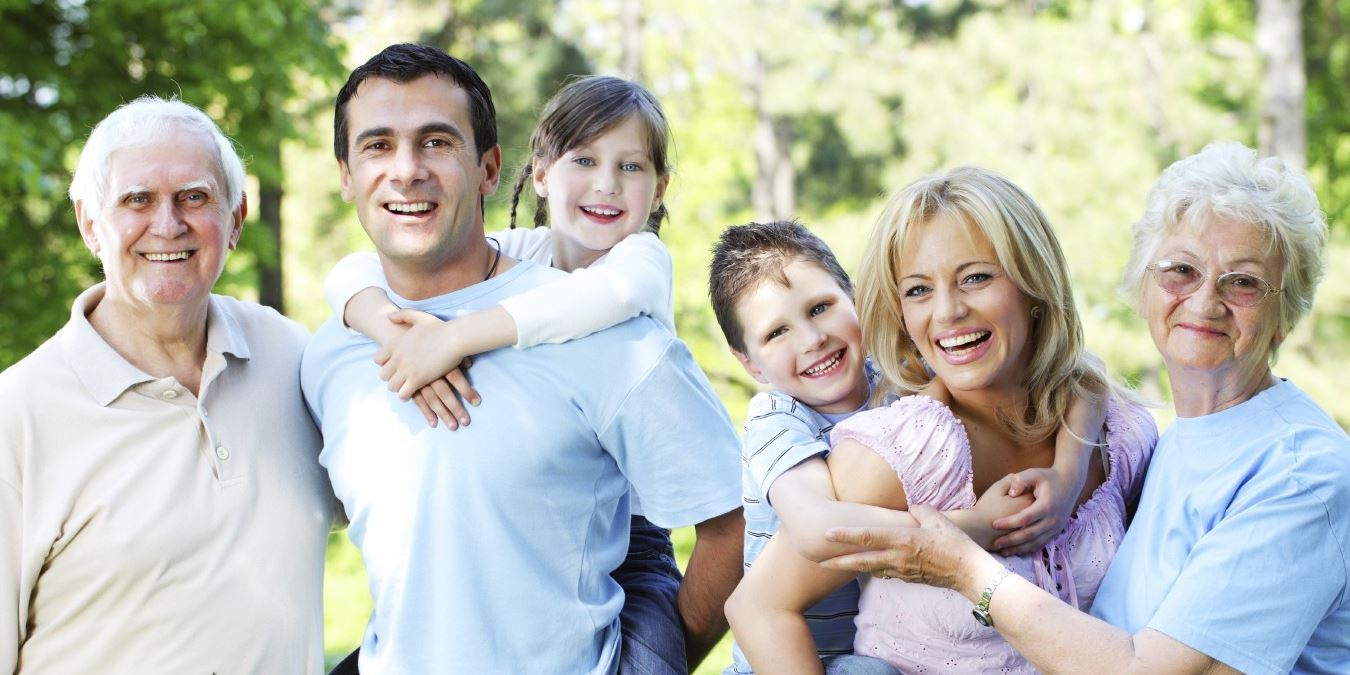
#> input picture test.jpg, 1350 x 675 px
$ python facedetect.py
#> lines starting #> are read from the running program, lines starting #| are printed output that depends on the picture; after the words box and inside, x2 and y2 are one past the last pixel; in counts of white or black regions, pixels touching at a corner belong together
# Opencv kütüphanesini import eder.
import cv2


# Casecade dosyamızı tanımlar.
face_cascade = cv2.CascadeClassifier('haarcascade_frontalface_default.xml')

# Fotoğrafımızı okuyup bir değişkene atadık
img = cv2.imread('test.jpg')
#> img is the input picture: shape (675, 1350, 3); mean B, G, R 176.1, 187.8, 185

# Fotoğrafımızı gri formata çevirir.
gray = cv2.cvtColor(img, cv2.COLOR_BGR2GRAY)
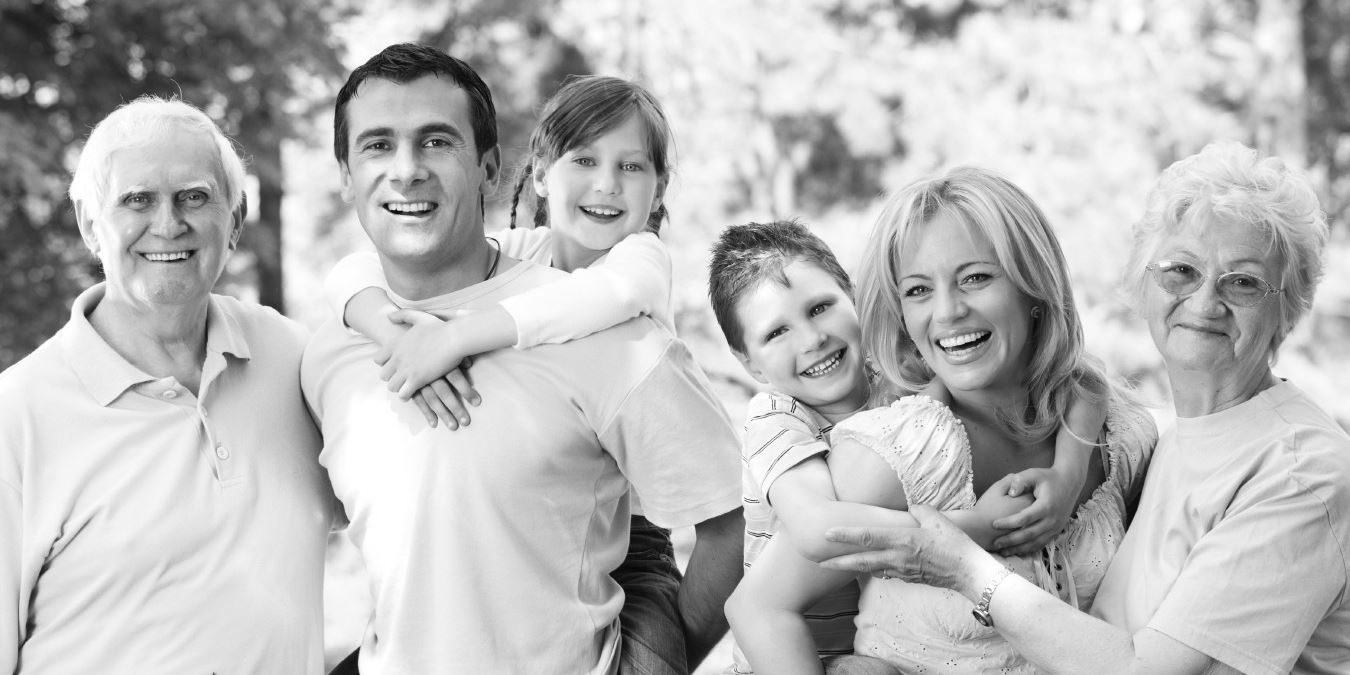
#> gray: shape (675, 1350); min 1, max 255, mean 185.6

# Fotoğraftaki yüzleri bulur. Bulduğu yüzlerin sol üstünden kordinatı alıp (x,y) olarak atar.
# Yüzün büyüklüğü (w,h) olarak saklar.
# Yani faces değişkeninde dört ayrı değerin listesi tutulmakta.
# scaleFactor verilen görüntünün %10 oranında boyutunun azaltılması anlamına gelmektedir.
# Diğer parametreler için https://docs.opencv.org/2.4.13.2/modules/objdetect/doc/cascade_classification.html#cv2.CascadeClassifier.detectMultiScale
faces = face_cascade.detectMultiScale(img, scaleFactor=1.06, minNeighbors=4)
#> faces = [[542, 118, 124, 124], [94, 151, 135, 135], [881, 231, 140, 140], [326, 78, 166, 166], [1134, 225, 147, 147], [1039, 326, 143, 143]]

sayac=0

# Tüm kordinat ve büyüklük verilerini döngüye alıyoruz.
for (x,y,w,h) in faces:
    print(x,y,w,h)
    # rectangle fonksiyonu dikdörtgen çizmek için kullanılır.()
    # (fotoğrafın ismi, koordinatları, karşı kordinatları, rengi, kalınlığı, (istenirse lineType = LINE_8 ile çizgi tipi eklenebilir))
    cv2.rectangle(img, (x,y), (x+w, y+h), (255,255,0), 5)
    cv2.putText(img,str(sayac),(x,y-5), cv2.FONT_HERSHEY_SIMPLEX, 1, (255,0,255))
    sayac +=1
#> this loop made 6 passes
#| 542 118 124 124
#| 94 151 135 135
#| 881 231 140 140
#| 326 78 166 166
#| 1134 225 147 147
#| 1039 326 143 143
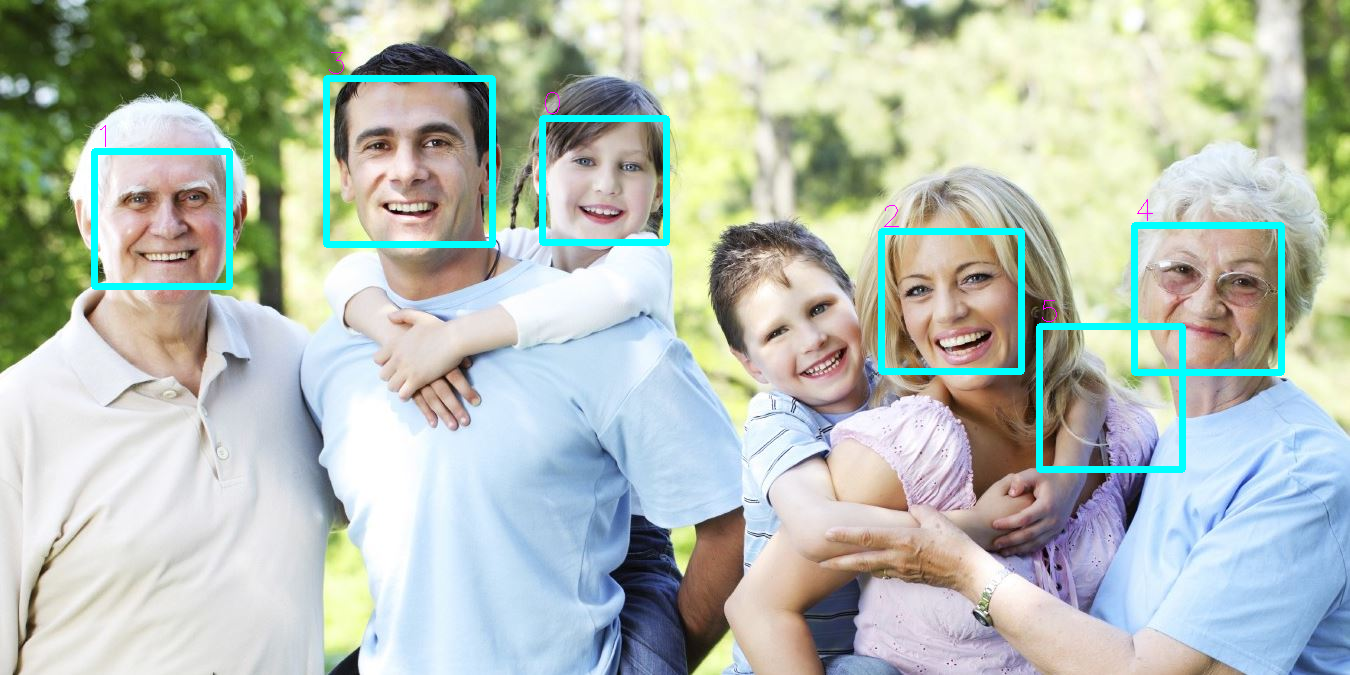
#> img: shape (675, 1350, 3); 2.63% of pixels changed, all inside (x1, y1, x2, y2) = (91, 52, 1285, 473)
#> after the loop, sayac = 6

print(len(faces))
#| 6

# İlk argüman pencerenin ismi, İkinci argüman pencerede gösterilecek olan resmin ismi.
cv2.imshow('Face Detection', img)

# Herhangi bir klavye tuşuna bastığımzda programı kapatır.
cv2.waitKey(0)
